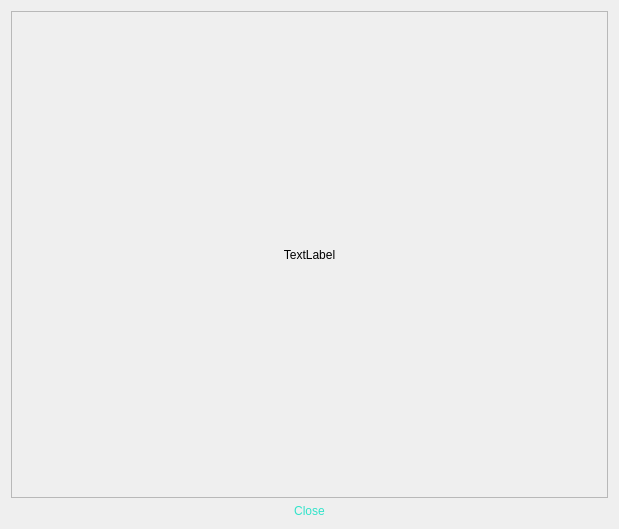
<?xml version="1.0" encoding="UTF-8"?>
<ui version="4.0">
 <class>ExpandDialog</class>
 <widget class="QDialog" name="ExpandDialog">
  <property name="geometry">
   <rect>
    <x>0</x>
    <y>0</y>
    <width>619</width>
    <height>529</height>
   </rect>
  </property>
  <property name="windowTitle">
   <string>Lesson Info</string>
  </property>
  <layout class="QVBoxLayout" name="verticalLayout_2">
   <item>
    <widget class="QScrollArea" name="scrollArea">
     <property name="widgetResizable">
      <bool>true</bool>
     </property>
     <widget class="QWidget" name="scrollAreaWidgetContents">
      <property name="geometry">
       <rect>
        <x>0</x>
        <y>0</y>
        <width>599</width>
        <height>463</height>
       </rect>
      </property>
      <property name="layoutDirection">
       <enum>Qt::LeftToRight</enum>
      </property>
      <layout class="QVBoxLayout" name="verticalLayout">
       <item>
        <widget class="QLabel" name="label">
         <property name="sizePolicy">
          <sizepolicy hsizetype="Expanding" vsizetype="Expanding">
           <horstretch>0</horstretch>
           <verstretch>0</verstretch>
          </sizepolicy>
         </property>
         <property name="text">
          <string>TextLabel</string>
         </property>
         <property name="alignment">
          <set>Qt::AlignCenter</set>
         </property>
        </widget>
       </item>
      </layout>
     </widget>
    </widget>
   </item>
   <item>
    <widget class="QPushButton" name="closeButton">
     <property name="styleSheet">
      <string notr="true">#closeButton {
    background-color: Transparent;
    background-repeat:no-repeat;
    border: none;
    cursor:pointer;
    overflow: hidden;
    outline:none;
	font: 87 22pt &quot;Segoe UI Black&quot;;
	color:rgb(48, 227, 202);
}

#closeButton:hover{
    background-color: Transparent;
    background-repeat:no-repeat;
    border: none;
    cursor:pointer;
    overflow: hidden;
    outline:none;
	color:rgb(255, 103, 53);
	font: 87 22pt &quot;Segoe UI Black&quot;;
}</string>
     </property>
     <property name="text">
      <string>Close</string>
     </property>
    </widget>
   </item>
  </layout>
 </widget>
 <resources/>
 <connections/>
</ui>
